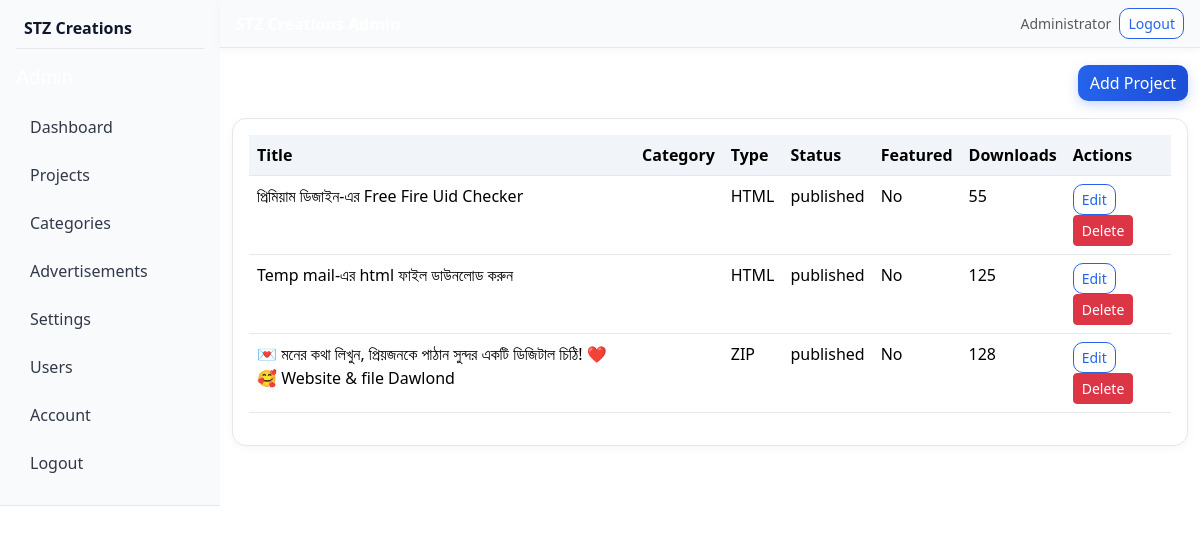
The app's page /admin/projects (signed in) with its own data.
### tables this page shows
CREATE TABLE `projects` (
  `id` INT UNSIGNED AUTO_INCREMENT PRIMARY KEY,
  `category_id` INT UNSIGNED DEFAULT NULL,
  `title` VARCHAR(200) NOT NULL,
  `slug` VARCHAR(220) NOT NULL UNIQUE,
  `short_description` VARCHAR(500) DEFAULT NULL,
  `description` LONGTEXT,
  `features` LONGTEXT,
  `version` VARCHAR(50) DEFAULT '1.0',
  `file_type` VARCHAR(20) DEFAULT 'ZIP',
  `file_size` VARCHAR(50) DEFAULT NULL,
  `file_path` VARCHAR(500) DEFAULT NULL,
  `thumbnail` VARCHAR(500) DEFAULT NULL,
  `seo_title` VARCHAR(200) DEFAULT NULL,
  `meta_description` VARCHAR(300) DEFAULT NULL,
  `status` ENUM('published','draft') DEFAULT 'draft',
  `featured` TINYINT(1) DEFAULT 0,
  `download_count` INT UNSIGNED DEFAULT 0,
  `created_at` TIMESTAMP DEFAULT CURRENT_TIMESTAMP,
  `updated_at` TIMESTAMP DEFAULT CURRENT_TIMESTAMP ON UPDATE CURRENT_TIMESTAMP,
  FOREIGN KEY (`category_id`) REFERENCES `categories`(`id`) ON DELETE SET NULL,
  INDEX `idx_slug` (`slug`),
  INDEX `idx_status` (`status`),
  INDEX `idx_featured` (`featured`),
  INDEX `idx_created` (`created_at`),
  INDEX `idx_downloads` (`download_count`),
  INDEX `idx_updated` (`updated_at`),
  INDEX `idx_category` (`category_id`)
);

### admin/index.php (called while the page is built, shortened)
<?php
require_once __DIR__ . '/includes/header.php';
$route = $_GET['route'] ?? '';
$route = trim($route, '/');
$parts = $route === '' ? [] : explode('/', $route);
$page = $parts[0] ?? 'dashboard';
$file = __DIR__ . '/' . $page . '.php';
include $file;
require_once __DIR__ . '/includes/footer.php';

### includes/functions.php (called while the page is built, shortened)
<?php
require_once __DIR__ . '/db.php';
function e($s) { return htmlspecialchars((string)$s, ENT_QUOTES, 'UTF-8'); }
function base_url($path = '') {
    return SITE_URL . '/' . ltrim($path, '/');
}

### includes/db.php (called while the page is built, shortened)
<?php
function db(): PDO {
    static $pdo = null;
    if ($pdo === null) {
        $dsn = 'mysql:host=' . DB_HOST . ';dbname=' . DB_NAME . ';charset=' . DB_CHARSET;
        $options = [
            PDO::ATTR_ERRMODE => PDO::ERRMODE_EXCEPTION,
            PDO::ATTR_DEFAULT_FETCH_MODE => PDO::FETCH_ASSOC,
            PDO::ATTR_EMULATE_PREPARES => false,
        ];
        $pdo = new PDO($dsn, DB_USER, DB_PASS, $options);
    }
    return $pdo;
}

### admin/projects.php (the view, shortened to what this page needs)
<?php
$projects = db()->query("SELECT p.*, c.name as category_name FROM projects p LEFT JOIN categories c ON p.category_id=c.id ORDER BY p.created_at DESC")->fetchAll();
?>
<div class="d-flex justify-content-between align-items-center mb-3">
  <h2 class="text-white mb-0">Projects</h2>
  <a href="<?php echo base_url('admin/projects/create'); ?>" class="btn btn-glow">Add Project</a>
</div>
<div class="card-dark p-3">
<div class="table-responsive"><table class="table table-darkish">
  <thead><tr><th>Title</th><th>Category</th><th>Type</th><th>Status</th><th>Featured</th><th>Downloads</th><th>Actions</th></tr></thead>
  <tbody>
  <?php foreach ($projects as $p): ?>
  <tr>
    <td><?php echo e($p['title']); ?></td>
    <td><?php echo e($p['category_name']); ?></td>
    <td><?php echo e($p['file_type']); ?></td>
    <td><?php echo e($p['status']); ?></td>
    <td><?php echo $p['featured'] ? 'Yes' : 'No'; ?></td>
    <td><?php echo (int)$p['download_count']; ?></td>
    <td>
      <a href="<?php echo base_url('admin/projects/edit/' . $p['id']); ?>" class="btn btn-sm btn-outline-glow">Edit</a>
      <a href="<?php echo base_url('admin/projects/delete/' . $p['id']); ?>" class="btn btn-sm btn-danger" onclick="return confirm('Delete?')">Delete</a>
    </td>
  </tr>
  <?php endforeach; ?>
  </tbody>
</table></div>
</div>

### assets/css/style.css (style rules this page uses)
:root { --bg: #ffffff; --bg2: #f8fafc; --card: #ffffff; --card2: #f1f5f9; --accent1: #2563eb; --accent2: #1d4ed8; --accent3: #0ea5e9; --text: #0f172a; --muted: #64748b; --border: #e2e8f0; }
* { box-sizing: border-box; }
html, body { background: var(--bg); color: var(--text); font-family: 'DM Sans', 'Segoe UI', system-ui, sans-serif; }
body { min-height: 100vh; }
a { color: var(--accent1); text-decoration: none; }
h1,h2,h3,h4,h5,.navbar-brand,.section-title { font-family: 'Sora', 'DM Sans', 'Nirmala UI', 'Vrinda', 'Kalpurush', sans-serif; }
.btn-glow { background: linear-gradient(90deg,#2563eb,#1d4ed8); color: #fff; border: none; box-shadow: 0 0 18px rgba(37,99,235,.25); border-radius: 10px; }
.btn-outline-glow { border: 1px solid #2563eb; color: #2563eb; border-radius: 10px; background: #fff; }
.card-dark { background: var(--card); border: 1px solid var(--border); border-radius: 16px; box-shadow: 0 2px 8px rgba(0,0,0,.04); }
.table-darkish { background: #fff; color: var(--text); }
.table-darkish th, .table-darkish td { border-color: var(--border); }

### assets/css/admin.css (style rules this page uses)
.card-dark { background: #fff; border: 1px solid #e2e8f0; border-radius: 14px; box-shadow: 0 2px 8px rgba(0,0,0,.04); }
.table-darkish { background: #fff; color: #0f172a; }
.table-darkish th { background: #f1f5f9; font-weight: 600; }
.table-darkish th, .table-darkish td { border-color: #e2e8f0; }
.btn-glow { background: linear-gradient(90deg,#2563eb,#1d4ed8); color: #fff; border: none; box-shadow: 0 4px 12px rgba(37,99,235,.25); border-radius: 10px; }
.btn-outline-glow { border: 1px solid #2563eb; color: #2563eb; border-radius: 10px; background: #fff; }

### records on screen
projects: title "প্রিমিয়াম ডিজাইন-এর Free Fire Uid Checker", file_type "HTML", status "published", featured "No", download_count "55"
projects: title "Temp mail-এর html ফাইল ডাউনলোড করুন", file_type "HTML", status "published", featured "No", download_count "125"
projects: title "💌 মনের কথা লিখুন, প্রিয়জনকে পাঠান সুন্দর একটি ডিজিটাল চিঠি! ❤️🥰 Website & file Dawlond", file_type "ZIP", status "published", featured "No", download_count "128"

### other values on screen
setting('site_name') "STZ Creations"
$_SESSION['admin_name'] "Administrator"
